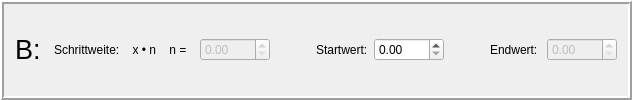
    <widget class="QFrame" name="fr_B">
     <property name="sizePolicy">
      <sizepolicy hsizetype="Preferred" vsizetype="Fixed">
       <horstretch>0</horstretch>
       <verstretch>0</verstretch>
      </sizepolicy>
     </property>
     <property name="frameShape">
      <enum>QFrame::Box</enum>
     </property>
     <property name="frameShadow">
      <enum>QFrame::Raised</enum>
     </property>
     <property name="lineWidth">
      <number>2</number>
     </property>
     <layout class="QHBoxLayout" name="horizontalLayout_7">
      <item>
       <widget class="QLabel" name="lb_B">
        <property name="sizePolicy">
         <sizepolicy hsizetype="Preferred" vsizetype="Fixed">
          <horstretch>0</horstretch>
          <verstretch>0</verstretch>
         </sizepolicy>
        </property>
        <property name="font">
         <font>
          <family>Arial</family>
          <pointsize>20</pointsize>
          <weight>50</weight>
          <bold>false</bold>
         </font>
        </property>
        <property name="text">
         <string>B: </string>
        </property>
       </widget>
      </item>
      <item>
       <widget class="QLabel" name="lb_StepValueB">
        <property name="sizePolicy">
         <sizepolicy hsizetype="Preferred" vsizetype="Fixed">
          <horstretch>0</horstretch>
          <verstretch>0</verstretch>
         </sizepolicy>
        </property>
        <property name="text">
         <string>Schrittweite:    x • n    n =  </string>
        </property>
       </widget>
      </item>
      <item>
       <widget class="QDoubleSpinBox" name="dsb_StepVauleB">
        <property name="enabled">
         <bool>false</bool>
        </property>
        <property name="sizePolicy">
         <sizepolicy hsizetype="Fixed" vsizetype="Fixed">
          <horstretch>0</horstretch>
          <verstretch>0</verstretch>
         </sizepolicy>
        </property>
        <property name="minimumSize">
         <size>
          <width>70</width>
          <height>0</height>
         </size>
        </property>
        <property name="maximumSize">
         <size>
          <width>70</width>
          <height>16777215</height>
         </size>
        </property>
       </widget>
      </item>
      <item>
       <spacer name="horizontalSpacer_11">
        <property name="orientation">
         <enum>Qt::Horizontal</enum>
        </property>
        <property name="sizeHint" stdset="0">
         <size>
          <width>40</width>
          <height>20</height>
         </size>
        </property>
       </spacer>
      </item>
      <item>
       <widget class="QLabel" name="lb_StartValueB">
        <property name="sizePolicy">
         <sizepolicy hsizetype="Preferred" vsizetype="Fixed">
          <horstretch>0</horstretch>
          <verstretch>0</verstretch>
         </sizepolicy>
        </property>
        <property name="text">
         <string>Startwert:</string>
        </property>
       </widget>
      </item>
      <item>
       <widget class="QDoubleSpinBox" name="dsb_StartValueB">
        <property name="sizePolicy">
         <sizepolicy hsizetype="Fixed" vsizetype="Fixed">
          <horstretch>0</horstretch>
          <verstretch>0</verstretch>
         </sizepolicy>
        </property>
        <property name="minimumSize">
         <size>
          <width>70</width>
          <height>0</height>
         </size>
        </property>
        <property name="maximumSize">
         <size>
          <width>70</width>
          <height>16777215</height>
         </size>
        </property>
       </widget>
      </item>
      <item>
       <spacer name="horizontalSpacer_12">
        <property name="orientation">
         <enum>Qt::Horizontal</enum>
        </property>
        <property name="sizeType">
         <enum>QSizePolicy::Fixed</enum>
        </property>
        <property name="sizeHint" stdset="0">
         <size>
          <width>40</width>
          <height>20</height>
         </size>
        </property>
       </spacer>
      </item>
      <item>
       <widget class="QLabel" name="lb_EndB">
        <property name="sizePolicy">
         <sizepolicy hsizetype="Preferred" vsizetype="Fixed">
          <horstretch>0</horstretch>
          <verstretch>0</verstretch>
         </sizepolicy>
        </property>
        <property name="text">
         <string>Endwert: </string>
        </property>
       </widget>
      </item>
      <item>
       <widget class="QDoubleSpinBox" name="dsb_EndValueB">
        <property name="enabled">
         <bool>false</bool>
        </property>
        <property name="minimumSize">
         <size>
          <width>70</width>
          <height>0</height>
         </size>
        </property>
        <property name="maximumSize">
         <size>
          <width>70</width>
          <height>16777215</height>
         </size>
        </property>
       </widget>
      </item>
     </layout>
    </widget>
